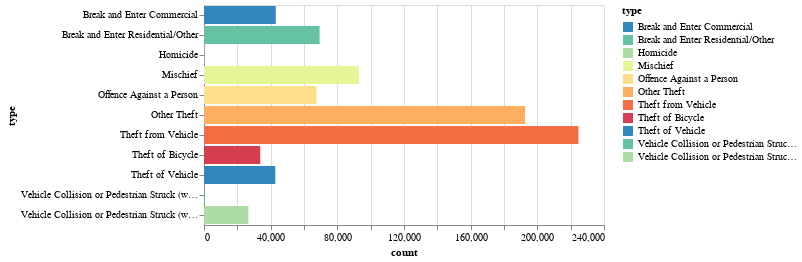

This figure's notebook cell:
### Code cell
import bqplot
from palettable.colorbrewer.diverging import *
from altair import Row, Column, Chart, Text, Scale, Color

colors = Spectral_8.hex_colors
colors.reverse()

#plt.title('Which type of crimes occurred most frequently through 2003-2020?')
type_count_chart = Chart(Type).mark_bar().encode(x='count', y='type', color=Color('type', scale=Scale(range=colors)))
display(type_count_chart)

### Figure 1 — Vega-Lite specification as saved in the notebook (floating-point values rounded to 4 significant figures)
{"config": {"view": {"continuousWidth": 400, "continuousHeight": 300}}, "data": {"name": "data-91240d34006ef3510cd576aedd5ea12f"}, "mark": "bar", "encoding": {"color": {"type": "nominal", "field": "type", "scale": {"range": ["#3288BD", "#66C2A5", "#ABDDA4", "#E6F598", "#FEE08B", "#FDAE61", "#F46D43", "#D53E4F"]}}, "x": {"type": "quantitative", "field": "count"}, "y": {"type": "nominal", "field": "type"}}, "$schema": "https://vega.github.io/schema/vega-lite/v4.8.1.json", "datasets": {"data-91240d34006ef3510cd576aedd5ea12f": [{"type": "Theft from Vehicle", "count": 224662}, {"type": "Other Theft", "count": 192655}, {"type": "Mischief", "count": 92912}, {"type": "Break and Enter Residential/Other", "count": 69367}, {"type": "Offence Against a Person", "count": 67463}, {"type": "Break and Enter Commercial", "count": 43067}, {"type": "Theft of Vehicle", "count": 42794}, {"type": "Theft of Bicycle", "count": 33763}, {"type": "Vehicle Collision or Pedestrian Struck (with Injury)", "count": 26647}, {"type": "Vehicle Collision or Pedestrian Struck (with Fatality)", "count": 306}, {"type": "Homicide", "count": 280}]}}
